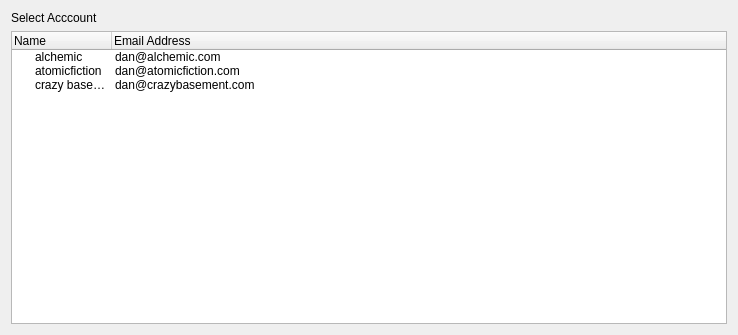
<?xml version="1.0" encoding="UTF-8"?>
<ui version="4.0">
 <class>Form</class>
 <widget class="QWidget" name="Form">
  <property name="geometry">
   <rect>
    <x>0</x>
    <y>0</y>
    <width>738</width>
    <height>335</height>
   </rect>
  </property>
  <property name="windowTitle">
   <string>Form</string>
  </property>
  <layout class="QVBoxLayout" name="verticalLayout">
   <item>
    <widget class="QLabel" name="label">
     <property name="text">
      <string>Select Acccount</string>
     </property>
    </widget>
   </item>
   <item>
    <widget class="QTreeWidget" name="treeWidget">
     <column>
      <property name="text">
       <string>Name</string>
      </property>
     </column>
     <column>
      <property name="text">
       <string>Email Address</string>
      </property>
     </column>
     <item>
      <property name="text">
       <string>alchemic</string>
      </property>
      <property name="text">
       <string>dan@alchemic.com</string>
      </property>
     </item>
     <item>
      <property name="text">
       <string>atomicfiction</string>
      </property>
      <property name="text">
       <string>dan@atomicfiction.com</string>
      </property>
     </item>
     <item>
      <property name="text">
       <string>crazy basement</string>
      </property>
      <property name="text">
       <string>dan@crazybasement.com</string>
      </property>
     </item>
    </widget>
   </item>
  </layout>
 </widget>
 <resources/>
 <connections/>
</ui>
